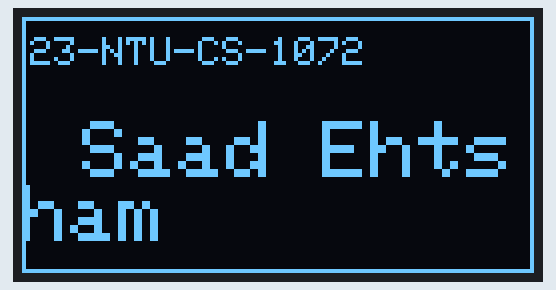
Bench run of a program on a simulated ESP32. Shown: 128×64 one-colour display.

Above: at 0.1 s.

The program:

main.cpp
```cpp
/*
 * Name: Saad Ehtsham
 * Registration No: 23-NTU-CS-1072
 * Title: OLED Display with Text and Graphics using ESP32
 */

#include <Wire.h>               // Include the Wire library for I2C communication
#include <Adafruit_GFX.h>       // Include Adafruit graphics library (for basic shapes, text, etc.)
#include <Adafruit_SSD1306.h>   // Include Adafruit library for SSD1306 OLED display

// ---- OLED setup ----
#define SCREEN_WIDTH 128         // OLED display width in pixels
#define SCREEN_HEIGHT 64         // OLED display height in pixels
#define OLED_ADDR 0x3C           // I2C address of the OLED display (0x3C or 0x3D depending on module)

// Create display object using I2C communication
Adafruit_SSD1306 display(SCREEN_WIDTH, SCREEN_HEIGHT, &Wire, -1);

void setup() {
  Wire.begin(21, 22);  // Initialize I2C on ESP32 (SDA=21, SCL=22)

  // Initialize the OLED display
  if (!display.begin(SSD1306_SWITCHCAPVCC, OLED_ADDR)) {
    // If initialization fails, stay in an infinite loop
    // (Common causes: wrong wiring or incorrect I2C address)
    for (;;);
  }

  display.clearDisplay();  // Clear any previous data on the screen
}

void loop() {

  // ---- Display border rectangle ----
  display.drawRect(0, 0, SCREEN_WIDTH, SCREEN_HEIGHT, WHITE);  // Draw a rectangle border covering entire screen

  // ---- Display small text (student ID) ----
  display.setTextSize(1);                          // Set text size to small
  display.setTextColor(SSD1306_WHITE);             // Set text color to white
  display.setCursor(2, 5);                         // Set cursor position (x=2, y=5)
  display.println("23-NTU-CS-1072");               // Print student ID
  display.display();                               // Show on display

  // ---- Display larger text (name) ----
  display.setTextSize(2);                          // Set text size to medium-large
  display.setTextColor(SSD1306_WHITE);             // Set text color to white
  display.setCursor(15, 26);                       // Set cursor position for name
  display.println("Saad Ehtsham");                 // Print name
  display.display();                               // Show updated text on display
  delay(2000);                                     // Wait 2 seconds before repeating
}
```
